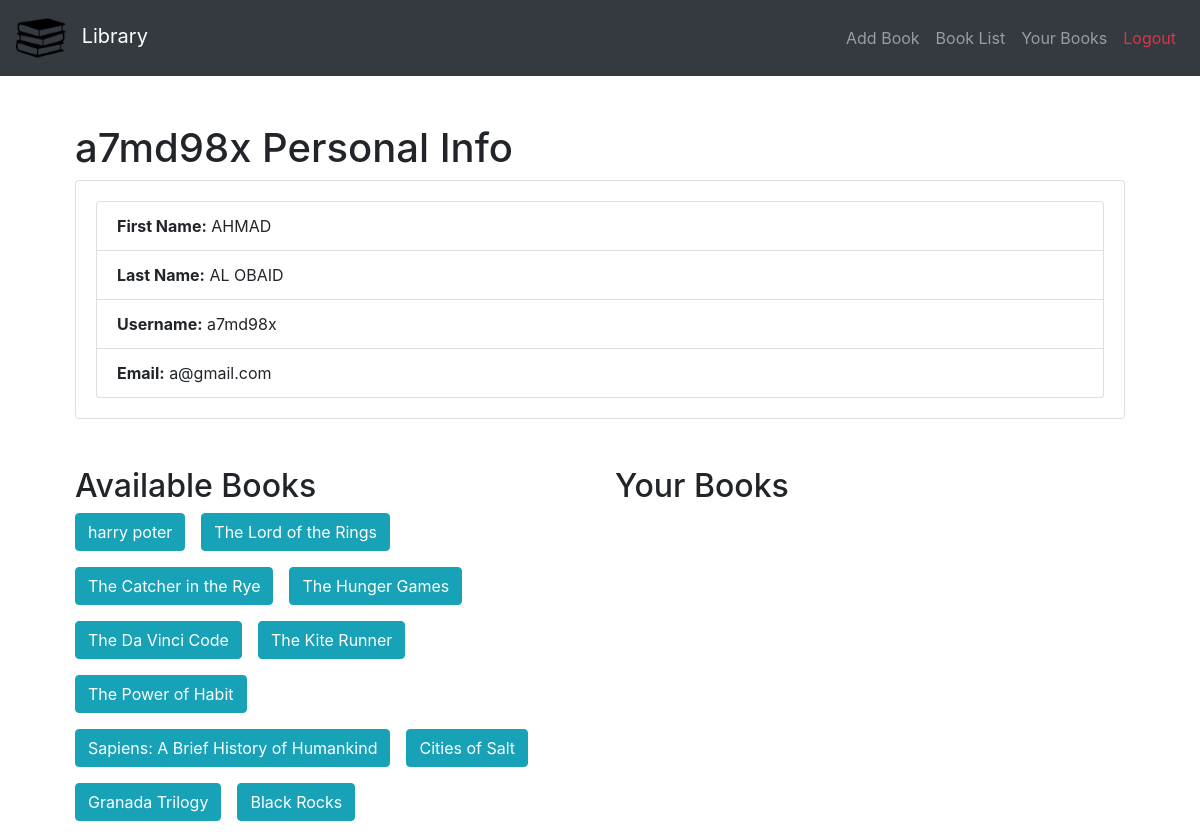
The page /details/a7md98x/ (signed in) on the database its author committed.
### app1/models.py (models this page shows, shortened)
class book(models.Model):
    bname = models.CharField(max_length=64)
    author = models.CharField(max_length=100)
    pages = models.CharField(max_length=64)
    language = models.CharField(max_length=64)
    average_rating = models.FloatField(default=0.0, validators=[MaxValueValidator(10)])
    price = models.DecimalField(max_digits=10, decimal_places=2)
    edition = models.PositiveIntegerField()
    genre = models.CharField(max_length=64)
    ISBN = models.CharField(max_length=13, unique=True)

### app1/views.py (the view)
# urls.py: path('details/<str:username>/', views.details, name='details'),
@login_required()
def details(request, username):
    if not request.user.is_authenticated or not request.user.username:
        messages.warning(request, "User not found. Please register.")
        return redirect('app1:register')
    try:
        user = User.objects.get(username=username)
    except User.DoesNotExist:
        messages.warning(request, "User not found. Please register.")
        return redirect('app1:register')
    try:
        customer = customers.objects.get(user=user)
    except customers.DoesNotExist:
        messages.warning(request, "Customer not found. Please register.")
        return redirect('app1:register')
    customer_list = customers.objects.all()
    user_list = User.objects.all()
    available_books = book.objects.exclude(customers=customer)
    if request.method == 'POST':
        book_id = request.POST.get('book')
        if book_id:
            book_to_add = book.objects.get(pk=book_id)
            customer.books.add(book_to_add)
            return redirect('app1:details', username=username)
    return render(request, 'app1/details.html', {'customer': customer, 'customer_list': user_list, 'available_books': available_books, "user": user, 'book': None})

### app1/templates/app1/details.html (shortened to what this page needs)
{% extends "app1/layout.html" %}
{% block body %}
<div class="container mt-5">
    <div class="container mt-4">
        <h1>{{ user.username }} Personal Info</h1>
        <div class="card">
            <div class="card-body">
                <ul class="list-group">
                    <li class="list-group-item"><strong>First Name:</strong> {{ user.first_name }}</li>
                    <li class="list-group-item"><strong>Last Name:</strong> {{ user.last_name }}</li>
                    <li class="list-group-item"><strong>Username:</strong> {{ user.username }}</li>
                    <li class="list-group-item"><strong>Email:</strong> {{ user.email }}</li>
                </ul>
            </div>
        </div>
    </div>
    <div class="container mt-4">
        <div class="row">
            <div class="col-md-6">
                <h2 class="mt-4">Available Books</h2>
                <div class="d-flex flex-wrap">
                    {% for book in available_books %}
                        <div class="mr-3 mb-3">
                            {% if book.id %}
                                <a href="{% url 'app1:book_details' book_id=book.id %}" class="btn btn-info">{{ book.bname }}</a>
                            {% else %}
                                <span class="text-danger">No Book ID Available</span>
                            {% endif %}
                        </div>
                    {% endfor %}
                </div>
            </div>
            <div class="col-md-6">
                <h2 class="mt-4">Your Books</h2>
            </div>
        </div>
    </div>
</div>
{% endblock %}

### rows shown on the page
book: bname "harry poter"
book: bname "The Lord of the Rings"
book: bname "The Catcher in the Rye"
book: bname "The Hunger Games"
book: bname "The Da Vinci Code"
book: bname "The Kite Runner"
book: bname "The Power of Habit"
book: bname "Sapiens: A Brief History of Humankind"
book: bname "Cities of Salt"
book: bname "Granada Trilogy"
book: bname "Black Rocks"

### other values the page prints
{{ user.username }} "a7md98x"
{{ user.first_name }} "AHMAD"
{{ user.last_name }} "AL OBAID"
{{ user.email }} "a@gmail.com"
